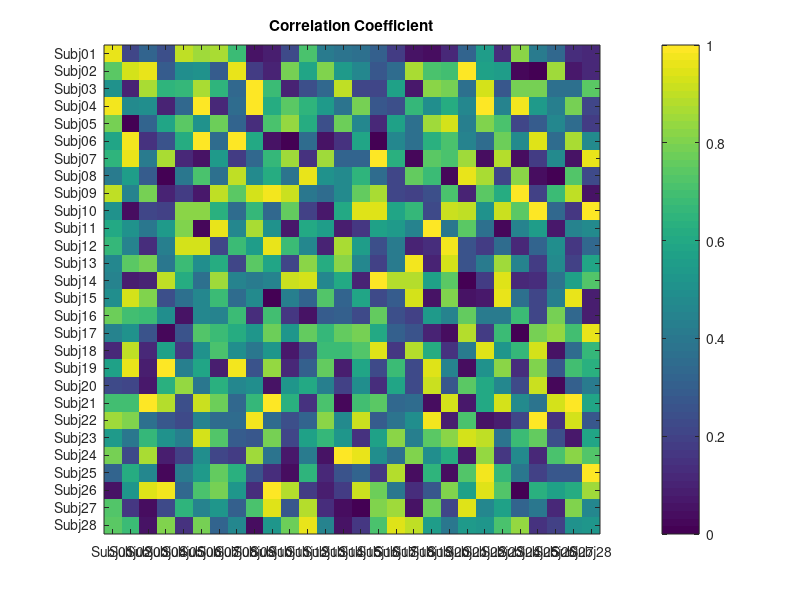

Here is the MATLAB script that generated this plot:
function Img_CorrelationCoefficient

labellist={'Subj01','Subj02','Subj03','Subj04','Subj05','Subj06',...
    'Subj07','Subj08','Subj09','Subj10','Subj11','Subj12','Subj13',...
    'Subj14','Subj15','Subj16','Subj17','Subj18','Subj19','Subj20',...
    'Subj21','Subj22','Subj23','Subj24','Subj25','Subj26','Subj27',...
    'Subj28'};
subjnum=size(labellist,2);
cordata=rand(subjnum,subjnum);

s=imagesc(cordata);
set(gca,'XTickLabelRotation',90);
set(gca, 'XTickLabel',labellist ,'XTick',1:subjnum);
set(gca, 'YTickLabel',labellist ,'YTick',1:subjnum);
caxis([0 1]) 
colorbar
title('Correlation Coefficient')